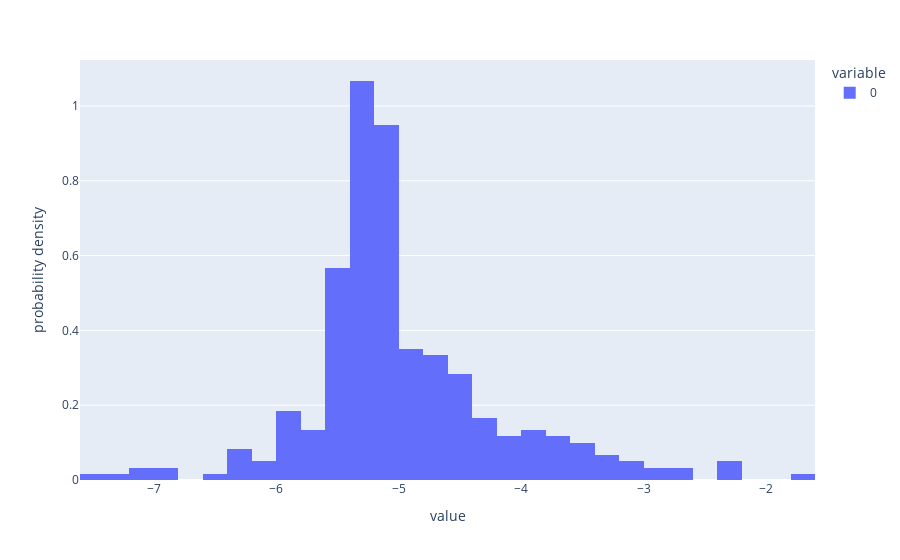

The notebook cell this image was saved under:
### Code cell
fig = px.histogram(values,histnorm='probability density')
fig.show()

### Figure 1 — Plotly figure (JSON) as saved in the notebook; plotly's stock layout.template omitted (floating-point values rounded to 4 significant figures; data arrays with more than 128 entries replaced by an {"elided": "..."} marker saying what was removed)
{"data": [{"alignmentgroup": "True", "bingroup": "x", "histnorm": "probability density", "hovertemplate": "variable=0<br>value=%{x}<br>probability density=%{y}<extra></extra>", "legendgroup": "0", "marker": {"color": "#636efa", "pattern": {"shape": ""}}, "name": "0", "offsetgroup": "0", "orientation": "v", "showlegend": true, "type": "histogram", "x": {"elided": "300 float values"}, "xaxis": "x", "yaxis": "y"}], "layout": {"barmode": "relative", "legend": {"title": {"text": "variable"}, "tracegroupgap": 0}, "margin": {"t": 60}, "xaxis": {"anchor": "y", "domain": [0, 1], "title": {"text": "value"}}, "yaxis": {"anchor": "x", "domain": [0, 1], "title": {"text": "probability density"}}}}
